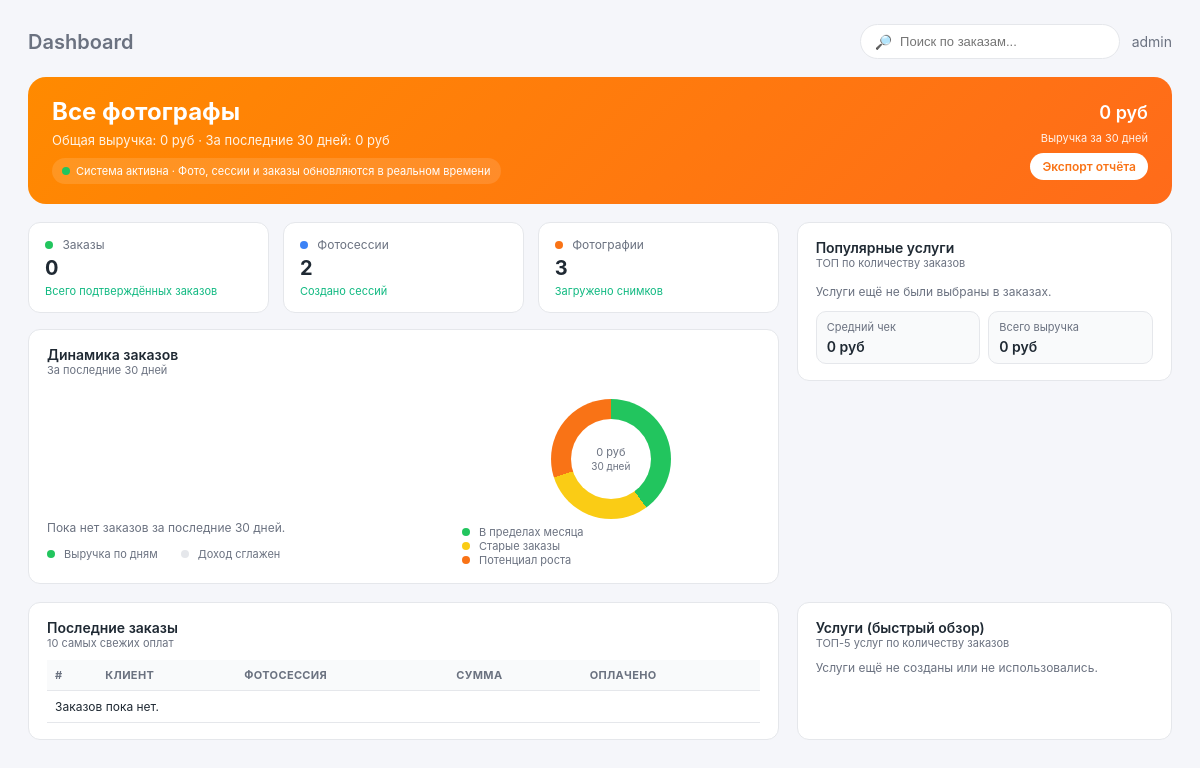
The page /api/dashboard/ (signed in) on the database as committed earlier.
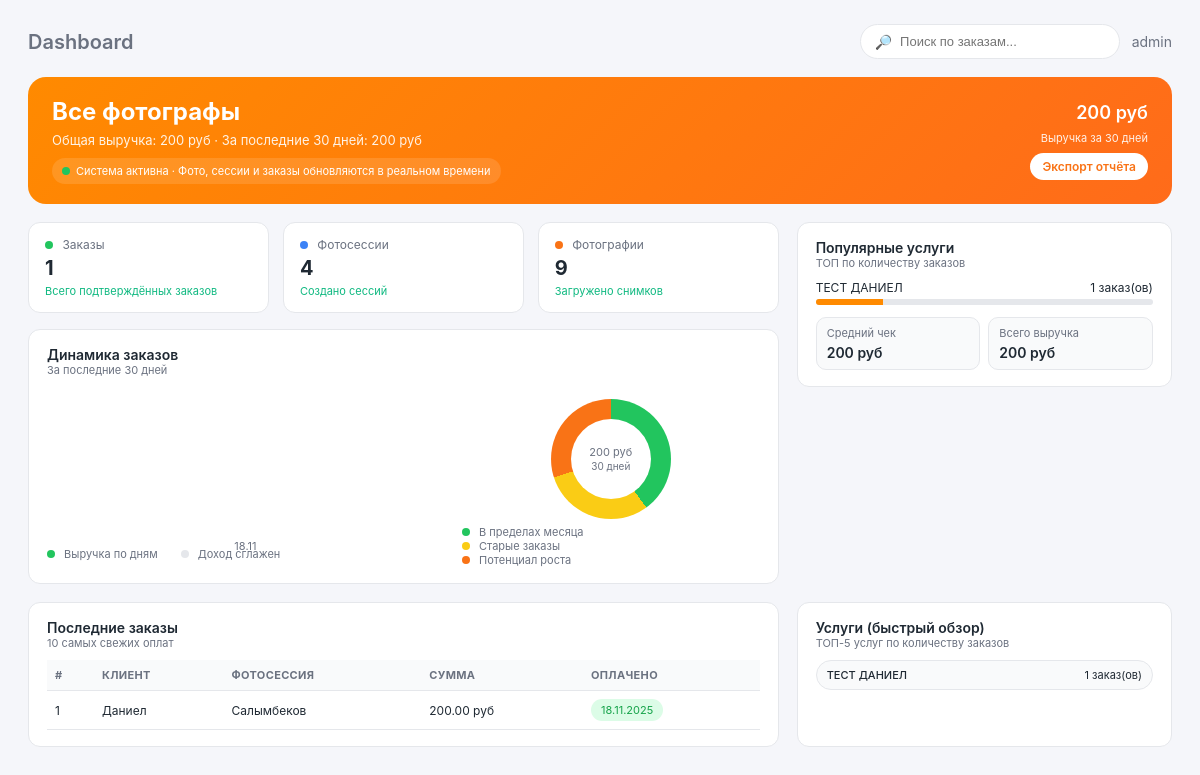
The same page on the database as committed later.
### photostudio/models.py (models this page shows, shortened)
class Service(models.Model):
    photographer = models.ForeignKey(
        Photographer,
        on_delete=models.CASCADE,
        related_name="services",
        verbose_name="Фотограф",
    )
    name = models.CharField("Название услуги", max_length=255)
    price = models.DecimalField("Стоимость", max_digits=10, decimal_places=2)
    is_active = models.BooleanField("Показывать клиентам", default=True)
    created_at = models.DateTimeField(auto_now_add=True)
    class Meta:
        verbose_name = "Услуга"
        verbose_name_plural = "Услуги"
        ordering = ["photographer", "name"]

class PhotoOrder(models.Model):
    photographer = models.ForeignKey(
        Photographer,
        on_delete=models.CASCADE,
        related_name="orders",
        verbose_name="Фотограф",
    )
    session = models.ForeignKey(
        PhotoSession,
        on_delete=models.SET_NULL,
        null=True,
        blank=True,
        related_name="orders",
        verbose_name="Фотосессия",
    )
    client_name = models.CharField("Ф.И.О клиента", max_length=255)
    client_phone = models.CharField("Телефон клиента", max_length=50)
    paid_at = models.DateTimeField("Дата оплаты")
    amount = models.DecimalField("Сумма заказа", max_digits=10, decimal_places=2)
    photos = models.ManyToManyField(
        SessionPhoto,
        related_name="orders",
        verbose_name="Фотографии, которые скачал клиент",
        blank=True,
    )
    services = models.ManyToManyField(
        Service,
        related_name="orders",
        verbose_name="Выбранные услуги",
        blank=True,
    )
    created_at = models.DateTimeField(auto_now_add=True)

class PhotoSession(models.Model):
    SESSION_TYPES = [
        ("REGULAR", "Обычная"),
        ("SCHOOL", "Школьная"),
        ("KINDERGARTEN", "Детский сад"),
        ("ALBUM", "Альбомная (школа / детский сад)"),
    ]
    photographer = models.ForeignKey(Photographer, on_delete=models.CASCADE)
    client_name = models.CharField(max_length=255)
    client_phone = models.CharField(max_length=50)
    date = models.DateField(null=True, blank=True)
    price = models.DecimalField(max_digits=10, decimal_places=2, null=True, blank=True)
    session_type = models.CharField(
        "Тип фотосессии",
        max_length=20,
        choices=SESSION_TYPES,
        default="REGULAR",
    )
    view_code = models.CharField(max_length=12, unique=True, blank=True)
    download_code = models.CharField(max_length=12, unique=True, blank=True)
    created_at = models.DateTimeField(auto_now_add=True)

### photostudio/views.py (the view, shortened to what this page needs)
# urls.py: path("dashboard/", dashboard_view, name="dashboard"),
@login_required
def dashboard_view(request):
    user = request.user
    if user.is_superuser:
        scope_label = "Все фотографы"
        orders_qs = PhotoOrder.objects.all()
        sessions_qs = PhotoSession.objects.all()
        photos_qs = SessionPhoto.objects.all()
        services_qs = Service.objects.all()
    total_earning = orders_qs.aggregate(total=Sum("amount"))["total"] or 0
    total_orders = orders_qs.count()
    total_sessions = sessions_qs.count()
    total_photos = photos_qs.count()
    today = timezone.now().date()
    from_date = today - timedelta(days=30)
    recent_orders = orders_qs.filter(paid_at__date__gte=from_date)
    last_30_days_earning = recent_orders.aggregate(total=Sum("amount"))["total"] or 0
    earning_by_day = (
        recent_orders
        .annotate(day=TruncDate("paid_at"))
        .values("day")
        .annotate(total=Sum("amount"), count=Count("id"))
        .order_by("day")
    )
    top_services = (
        services_qs
        .annotate(order_count=Count("orders"))
        .order_by("-order_count")[:5]
    )
    latest_orders = (
        orders_qs
        .select_related("session", "photographer")
        .order_by("-paid_at")[:10]
    )
    context = {
        "scope_label": scope_label,
        "total_earning": total_earning,
        "total_orders": total_orders,
        "total_sessions": total_sessions,
        "total_photos": total_photos,
        "last_30_days_earning": last_30_days_earning,
        "earning_by_day": earning_by_day,
        "top_services": top_services,
        "latest_orders": latest_orders,
    }
    return render(request, "dashboard.html", context)

### photostudio/templatetags/math_filters.py (called while the page is built)
@register.filter
def mul(value, arg):
    try:
        return float(value) * float(arg)
    except:
        return 0

@register.filter
def div(value, arg):
    try:
        if float(arg) == 0:
            return 0
        return float(value) / float(arg)
    except:
        return 0

### templates/dashboard.html (shortened to what this page needs)
{% load static math_filters %}
<!DOCTYPE html>
<html lang="ru">
<head>
</head>
<body>
<div class="layout">
    <main class="main">
        <div class="topbar">
            <div class="topbar-title">Dashboard</div>
            <div style="display:flex;align-items:center;gap:12px;">
                <div class="search-box">
                    <span>&#128270;</span>
                    <input type="text" placeholder="Поиск по заказам...">
                </div>
                <div class="topbar-user">
                    {{ request.user.username }}
                </div>
            </div>
        </div>
        <section class="hero">
            <div class="hero-main">
                <h1>{{ scope_label }}</h1>
                <div class="hero-sub">
                    Общая выручка: {{ total_earning|floatformat:0 }} руб ·
                    За последние 30 дней: {{ last_30_days_earning|floatformat:0 }} руб
                </div>
                <div class="hero-chip">
                    <span style="width:8px;height:8px;border-radius:999px;background:#22c55e;"></span>
                    Система активна · Фото, сессии и заказы обновляются в реальном времени
                </div>
            </div>
            <div class="hero-actions">
                <div class="hero-amount">
                    {{ last_30_days_earning|floatformat:0 }} руб
                </div>
                <div class="hero-tag">Выручка за 30 дней</div>
                <a href="{% url 'dashboard_export' %}" class="hero-btn">
                    Экспорт отчёта
                </a>
            </div>
        </section>
        <section class="grid-main">
            <div>
                <div class="kpi-row">
                    <div class="kpi-card">
                        <div class="kpi-label">
                            <span class="kpi-dot" style="background:#22c55e;"></span>
                            Заказы
                        </div>
                        <div class="kpi-value">{{ total_orders }}</div>
                        <div class="kpi-sub">Всего подтверждённых заказов</div>
                    </div>
                    <div class="kpi-card">
                        <div class="kpi-label">
                            <span class="kpi-dot" style="background:#3b82f6;"></span>
                            Фотосессии
                        </div>
                        <div class="kpi-value">{{ total_sessions }}</div>
                        <div class="kpi-sub">Создано сессий</div>
                    </div>
                    <div class="kpi-card">
                        <div class="kpi-label">
                            <span class="kpi-dot" style="background:#f97316;"></span>
                            Фотографии
                        </div>
                        <div class="kpi-value">{{ total_photos }}</div>
                        <div class="kpi-sub">Загружено снимков</div>
                    </div>
                </div>
                <div class="card">
                    <div class="card-header">
                        <div>
                            <div class="card-title">Динамика заказов</div>
                            <div class="card-subtitle">За последние 30 дней</div>
                        </div>
                    </div>
                    <div class="chart-row">
                        <div>
                            <div class="bar-chart">
                                {% for day in earning_by_day|slice:":4" %}
                                    {% with height=25|add:forloop.counter0|add:"5" %}
                                    <div class="bar">
                                        <span class="bar-label">
                                            {{ day.day|date:"d.m" }}
                                        </span>
                                    </div>
                                    {% endwith %}
                                {% empty %}
                                    <p class="empty-text">Пока нет заказов за последние 30 дней.</p>
                                {% endfor %}
                            </div>
                            <div class="legend">
                                <div class="legend-item">
                                    <span class="kpi-dot" style="background:#22c55e;"></span>
                                    Выручка по дням
                                </div>
                                <div class="legend-item">
                                    <span class="kpi-dot" style="background:#e5e7eb;"></span>
                                    Доход сглажен
                                </div>
                            </div>
                        </div>
                        <div>
                            <div class="pie-placeholder">
                                <div class="pie-hole"></div>
                                <div class="pie-center">
                                    <div>
                                        {{ last_30_days_earning|floatformat:0 }} руб<br>
                                        <span style="font-size:10px;">30 дней</span>
                                    </div>
                                </div>
                            </div>
                            <div class="pie-legend">
                                <div><span class="kpi-dot" style="background:#22c55e;"></span> В пределах месяца</div>
                                <div><span class="kpi-dot" style="background:#facc15;"></span> Старые заказы</div>
                                <div><span class="kpi-dot" style="background:#f97316;"></span> Потенциал роста</div>
                            </div>
                        </div>
                    </div>
                </div>
            </div>
            <div>
                <div class="card">
                    <div class="card-header">
                        <div>
                            <div class="card-title">Популярные услуги</div>
                            <div class="card-subtitle">ТОП по количеству заказов</div>
                        </div>
                    </div>
                    <div class="progress-list">
                        {% for s in top_services %}
                            {% with pct=s.order_count|add:"1"|mul:10 %}
                            <div class="progress-item">
                                <div class="progress-header">
                                    <span>{{ s.name }}</span>
                                    <span>{{ s.order_count }} заказ(ов)</span>
                                </div>
                                <div class="progress-bar">
                                    <div class="progress-fill" style="width: {{ pct }}%;"></div>
                                </div>
                            </div>
                            {% endwith %}
                        {% empty %}
                            <p class="empty-text">Услуги ещё не были выбраны в заказах.</p>
                        {% endfor %}
                    </div>
                    <div class="cycle-grid">
                        <div class="cycle-card">
                            <div class="cycle-label">Средний чек</div>
                            <div class="cycle-value">
                                {% if total_orders %}
                                    {{ total_earning|div:total_orders|floatformat:0 }} руб
                                {% else %}
                                    0 руб
                                {% endif %}
                            </div>
                        </div>
                        <div class="cycle-card">
                            <div class="cycle-label">Всего выручка</div>
                            <div class="cycle-value">{{ total_earning|floatformat:0 }} руб</div>
                        </div>
                    </div>
                </div>
            </div>
        </section>
        <section class="bottom-grid">
            <div class="card">
                <div class="card-header">
                    <div>
                        <div class="card-title">Последние заказы</div>
                        <div class="card-subtitle">10 самых свежих оплат</div>
                    </div>
                </div>
                <table>
                    <thead>
                    <tr>
                        <th>#</th>
                        <th>Клиент</th>
                        <th>Фотосессия</th>
                        <th>Сумма</th>
                        <th>Оплачено</th>
                    </tr>
                    </thead>
                    <tbody>
                    {% for order in latest_orders %}
                        <tr>
                            <td>{{ order.id }}</td>
                            <td>{{ order.client_name }}</td>
                            <td>
                                {% if order.session %}
                                    {{ order.session.client_name }}
                                {% else %}
                                    —
                                {% endif %}
                            </td>
                            <td>{{ order.amount }} руб</td>
                            <td>
                                <span class="status-badge status-paid">
                                    {{ order.paid_at|date:"d.m.Y" }}
                                </span>
                            </td>
                        </tr>
                    {% empty %}
                        <tr>
                            <td colspan="5">Заказов пока нет.</td>
                        </tr>
                    {% endfor %}
                    </tbody>
                </table>
            </div>
            <div class="card">
                <div class="card-header">
                    <div>
                        <div class="card-title">Услуги (быстрый обзор)</div>
                        <div class="card-subtitle">ТОП-5 услуг по количеству заказов</div>
                    </div>
                </div>
                {% for s in top_services %}
                    <div class="service-pill">
                        <span>{{ s.name }}</span>
                        <span>{{ s.order_count }} заказ(ов)</span>
                    </div>
                {% empty %}
                    <p class="empty-text">Услуги ещё не созданы или не использовались.</p>
                {% endfor %}
            </div>
        </section>
    </main>
</div>
</body>
</html>

Rows that differ between the two databases and show on the page:
added Service: name "ТЕСТ ДАНИЕЛ", order_count "1", {{ pct }} 20.0 (drawn)
added PhotoOrder: id "1", client_name "Даниел", session.client_name "Салымбеков", amount "200.00", paid_at "18.11.2025"
Other text that changed with them:
{{ total_earning|floatformat:0 }}: "0" → "200"
{{ last_30_days_earning|floatformat:0 }}: "0" → "200"
{{ total_orders }}: "0" → "1"
{{ total_sessions }}: "2" → "4"
{{ total_photos }}: "3" → "9"
{{ total_earning|div:total_orders|floatformat:0 }}: (not shown) → "200"
new list line: "18.11"
text no longer shown: "Пока нет заказов за последние 30 дней. Услуги ещё не были выбраны в заказах. 0 руб Заказов пока нет. Услуги ещё не созданы или не использовались."
text now shown: "руб"
